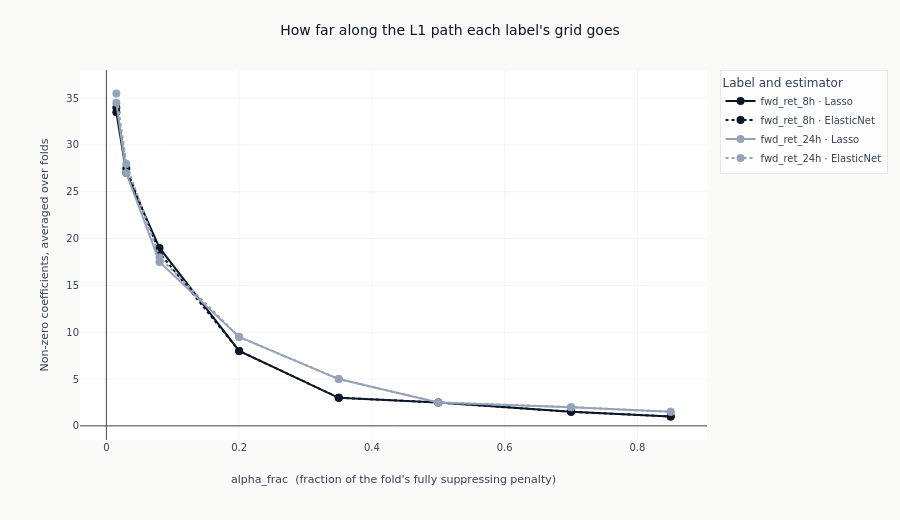

Notebook code for this chart:
### Code cell
path_colors = [COLORS["blue"], COLORS["copper"], COLORS["amber"], COLORS["recede"]]
# One trace per (label, estimator). Lasso and ElasticNet each contribute a row at every
# alpha_frac, so a single trace per label would double back at every x and merge two distinct
# penalty paths into one zig-zag line.
path_traces = [
    (label, model_class)
    for label in panel_labels
    for model_class in ("Lasso", "ElasticNet")
    if l1.filter((pl.col("label") == label) & (pl.col("model_class") == model_class)).height
]
fig_path = go.Figure()
for label, model_class in path_traces:
    series = l1.filter((pl.col("label") == label) & (pl.col("model_class") == model_class)).sort(
        "alpha_frac"
    )
    fig_path.add_trace(
        go.Scatter(
            x=series.get_column("alpha_frac").to_list(),
            y=series.get_column("surviving_features").to_list(),
            mode="lines+markers",
            name=f"{label} · {model_class}",
            line=dict(
                color=path_colors[panel_labels.index(label) % len(path_colors)],
                width=2,
                dash="solid" if model_class == "Lasso" else "dot",
            ),
            marker=dict(size=8, color=path_colors[panel_labels.index(label) % len(path_colors)]),
        )
    )
fig_path.update_layout(
    title="How far along the L1 path each label's grid goes",
    height=520,
    width=900,
    margin=dict(t=70),
    legend=dict(title_text="Label and estimator"),
)
fig_path.update_xaxes(title_text="alpha_frac  (fraction of the fold's fully suppressing penalty)")
fig_path.update_yaxes(title_text="Non-zero coefficients, averaged over folds")
show_plotly_with_alt(
    fig_path,
    "Line chart of the average number of non-zero coefficients against alpha_frac, one line per "
    "label and estimator, solid for Lasso and dotted for ElasticNet. Every line falls steeply "
    "from the weakest penalty. The eight-hour lines reach one coefficient at alpha_frac 0.7 and "
    "stay there; the 24-hour lines flatten at about three and reach one and a half only at the "
    "strongest penalty in the grid. None of them reaches the value that would zero every "
    "coefficient.",
)

### Figure 1 — Plotly figure (JSON) as saved in the notebook; plotly's stock layout.template omitted (floating-point values rounded to 4 significant figures)
{"data": [{"line": {"color": "#0a1628", "dash": "solid", "width": 2}, "marker": {"color": "#0a1628", "size": 8}, "mode": "lines+markers", "name": "fwd_ret_8h · Lasso", "type": "scatter", "x": [0.015, 0.03, 0.08, 0.2, 0.35, 0.5, 0.7, 0.85], "y": [33.5, 27.0, 19.0, 8.0, 3.0, 2.5, 1.5, 1.0]}, {"line": {"color": "#0a1628", "dash": "dot", "width": 2}, "marker": {"color": "#0a1628", "size": 8}, "mode": "lines+markers", "name": "fwd_ret_8h · ElasticNet", "type": "scatter", "x": [0.015, 0.03, 0.08, 0.2, 0.35, 0.5, 0.7, 0.85], "y": [34.0, 27.5, 18.5, 8.0, 3.0, 2.5, 1.5, 1.0]}, {"line": {"color": "#94a3b8", "dash": "solid", "width": 2}, "marker": {"color": "#94a3b8", "size": 8}, "mode": "lines+markers", "name": "fwd_ret_24h · Lasso", "type": "scatter", "x": [0.015, 0.03, 0.08, 0.2, 0.35, 0.5, 0.7, 0.85], "y": [34.5, 27.0, 17.5, 9.5, 5.0, 2.5, 2.0, 1.5]}, {"line": {"color": "#94a3b8", "dash": "dot", "width": 2}, "marker": {"color": "#94a3b8", "size": 8}, "mode": "lines+markers", "name": "fwd_ret_24h · ElasticNet", "type": "scatter", "x": [0.015, 0.03, 0.08, 0.2, 0.35, 0.5, 0.7, 0.85], "y": [35.5, 28.0, 18.0, 9.5, 5.0, 2.5, 2.0, 1.5]}], "layout": {"height": 520, "legend": {"title": {"text": "Label and estimator"}}, "margin": {"t": 70}, "title": {"text": "How far along the L1 path each label's grid goes"}, "width": 900, "xaxis": {"title": {"text": "alpha_frac  (fraction of the fold's fully suppressing penalty)"}}, "yaxis": {"title": {"text": "Non-zero coefficients, averaged over folds"}}}}
